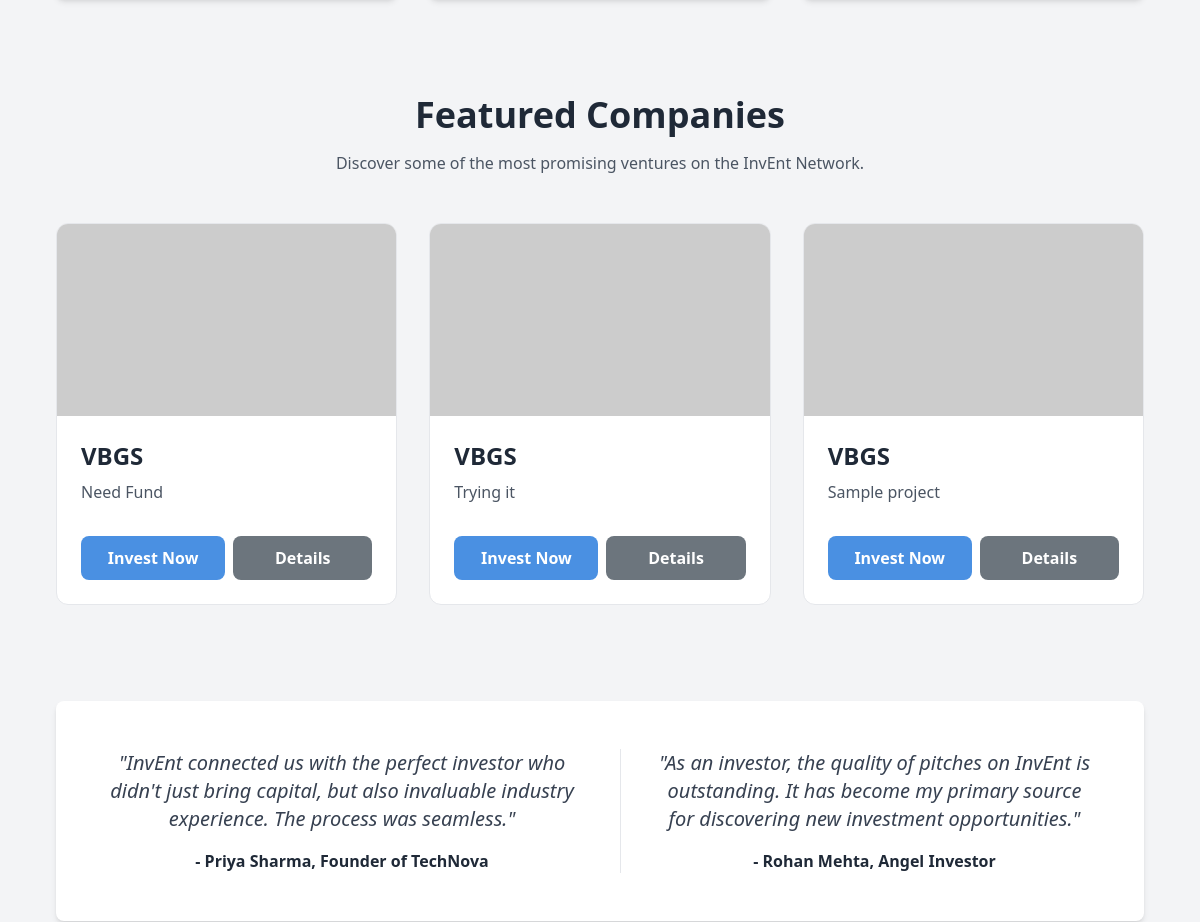
Before: / (middle part) with the older database file.
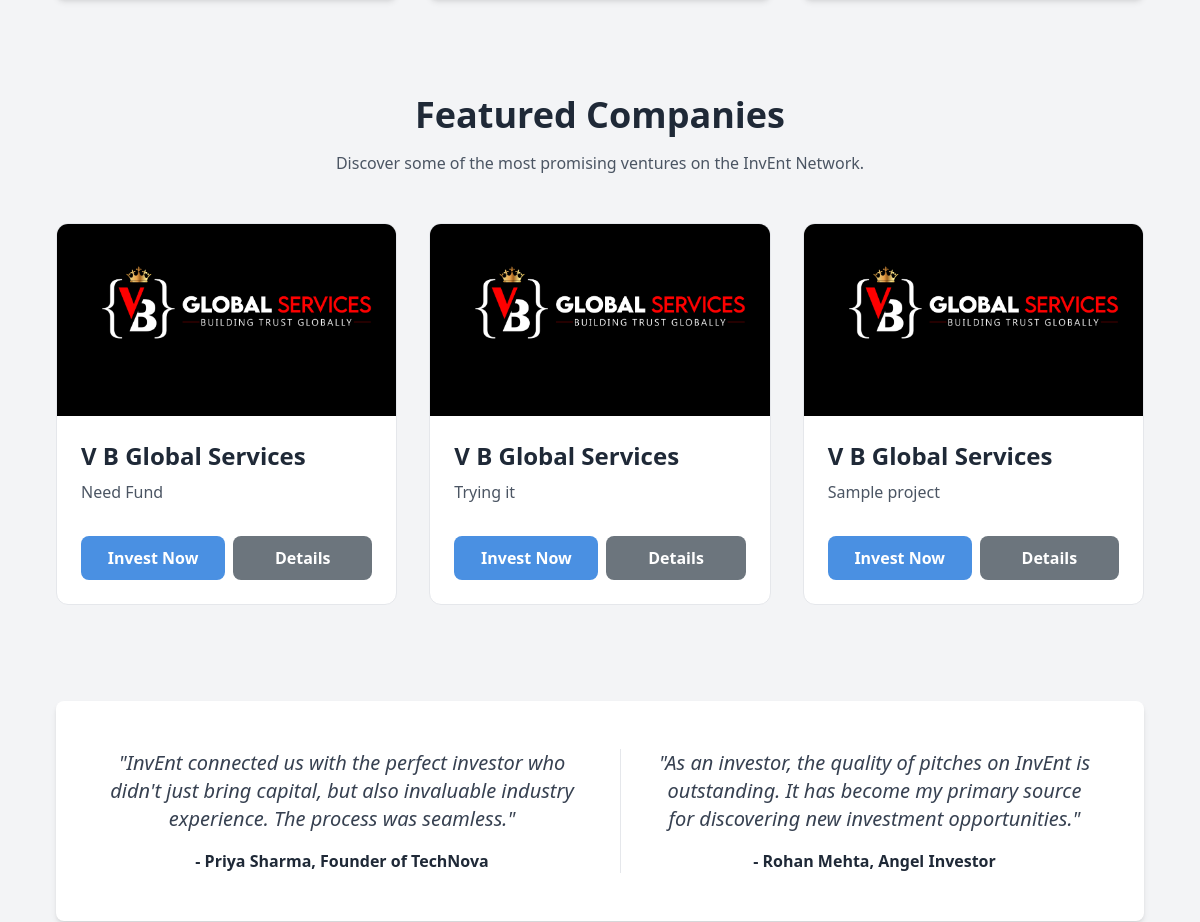
After: the same page with the newer database file.
### core/models.py (models this page shows, shortened)
class Pitch(models.Model):
    entrepreneur = models.ForeignKey(settings.AUTH_USER_MODEL, on_delete=models.CASCADE, related_name='pitches')
    title = models.CharField(max_length=200)
    summary = models.CharField(max_length=500, help_text="A short, compelling summary of your business.")
    details = models.TextField(help_text="Full details of your business pitch.")
    funding_amount = models.DecimalField(max_digits=12, decimal_places=2, help_text="How much funding are you asking for?")
    created_at = models.DateTimeField(auto_now_add=True)

class EntrepreneurProfile(models.Model):
    user = models.OneToOneField(User, on_delete=models.CASCADE, primary_key=True, related_name='entrepreneur_profile')
    company_name = models.CharField(max_length=255, blank=True)
    company_logo = models.ImageField(upload_to='company_logos/', blank=True, null=True, help_text="Upload your company's logo.")
    industry = models.CharField(max_length=100, blank=True)
    funding_sought = models.DecimalField(max_digits=12, decimal_places=2, null=True, blank=True)
    business_plan = models.TextField(blank=True, help_text="Provide a detailed business plan.")
    company_details = models.TextField(blank=True, null=True, help_text="Detailed information about your company, mission, and team.")

### core/views.py (the view)
# urls.py: path('', views.home_view, name='home'),
def home_view(request):
    featured_pitches = Pitch.objects.select_related('entrepreneur__entrepreneur_profile').order_by('-created_at')[:3]
    context = {
        'featured_pitches': featured_pitches
    }
    return render(request, 'home.html', context)

### core/templatetags/custom_filters.py (called while the page is built)
@register.filter(name='indian_currency')
def indian_currency(value):
    try:
        s = str(float(value))
        integer_part, decimal_part = (s.split('.') + ['00'])[:2]
        decimal_part = decimal_part[:2].ljust(2, '0')
        integer_part = re.sub(r'(\d)(?=(\d\d)+\d$)', r'\1,', integer_part)
        return f"₹{integer_part}.{decimal_part}"
    except (ValueError, TypeError):
        return value

### templates/home.html (shortened to what this page needs)
{% extends 'base.html' %}
{% load static %}
{% load custom_filters %}
{% block content %}
<div>
    <section class="mt-24">
        <div class="text-center mb-12">
            <h2 class="text-4xl font-bold text-gray-800">Featured Companies</h2>
            <p class="mt-4 text-gray-600">Discover some of the most promising ventures on the InvEnt Network.</p>
        </div>
        <div class="grid md:grid-cols-3 gap-8">
            {% for pitch in featured_pitches %}
                <div class="featured-card">
                    {% if pitch.entrepreneur.entrepreneur_profile.company_logo %}
                        <img src="{{ pitch.entrepreneur.entrepreneur_profile.company_logo.url }}" alt="{{ pitch.entrepreneur.entrepreneur_profile.company_name }} Logo" class="w-full h-48 object-cover">
                    {% else %}
                        <img src="https://placehold.co/600x400/34495E/FFFFFF?text={{ pitch.entrepreneur.entrepreneur_profile.company_name|urlencode }}" alt="{{ pitch.entrepreneur.entrepreneur_profile.company_name }} Logo" class="w-full h-48 object-cover">
                    {% endif %}
                    <div class="p-6">
                        <h3 class="text-2xl font-bold text-gray-800 mb-2">{{ pitch.entrepreneur.entrepreneur_profile.company_name }}</h3>
                        <p class="text-gray-600 mb-6 h-8 overflow-hidden">{{ pitch.summary }}</p>
                        <div class="flex items-center gap-2">
                            <a href="{% url 'pitch_detail' pitch.id %}" class="btn btn-primary w-full text-center">Invest Now</a>
                            <a href="{% url 'pitch_detail' pitch.id %}" class="btn btn-secondary w-full text-center">Details</a>
                        </div>
                    </div>
                </div>
            {% empty %}
                <p class="md:col-span-3 text-center text-gray-500">No companies have submitted a pitch yet. Check back soon!</p>
            {% endfor %}
        </div>
    </section>
    <section class="bg-white p-12 rounded-lg shadow-md mt-24">
        <div class="grid md:grid-cols-2 gap-10 text-center">
            <div>
                <blockquote class="text-xl italic text-gray-700">"InvEnt connected us with the perfect investor who didn't just bring capital, but also invaluable industry experience. The process was seamless."</blockquote>
                <p class="mt-4 font-bold text-gray-800">- Priya Sharma, Founder of TechNova</p>
            </div>
            <div class="border-t md:border-t-0 md:border-l border-gray-200 pt-8 md:pt-0 md:pl-8">
                <blockquote class="text-xl italic text-gray-700">"As an investor, the quality of pitches on InvEnt is outstanding. It has become my primary source for discovering new investment opportunities."</blockquote>
                <p class="mt-4 font-bold text-gray-800">- Rohan Mehta, Angel Investor</p>
            </div>
        </div>
    </section>
</div>
{% endblock %}

### templates/base.html (shortened to what this page needs)
{% load static %}
<!DOCTYPE html>
<html lang="en" class="h-full">
<head>
    <script src="https://cdn.tailwindcss.com"></script>
    <link rel="stylesheet" href="{% static 'css/custom.css' %}">
</head>
<body class="bg-gray-100 flex flex-col min-h-screen font-sans">
    <main class="flex-grow py-10">
        <div class="max-w-6xl mx-auto px-4 sm:px-6 lg:px-8">
            {% block content %}
            {% endblock %}
        </div>
    </main>
</body>
</html>

### static/css/custom.css (style rules this page uses)
:root { --primary-blue: #4A90E2; --dark-slate: #34495E; --bright-green: #2ECC71; --danger-red: #E74C3C; --light-gray: #f4f7f6; --text-color: #4A4A4A; --border-color: #e2e8f0; }
body { background-color: var(--light-gray); font-family: 'Poppins', sans-serif; color: var(--text-color); }
.btn { padding: 10px 24px; border-radius: 8px; font-weight: 600; text-align: center; transition: all 0.2s ease-in-out; border: none; cursor: pointer; }
.btn-primary { background-color: var(--primary-blue); color: white; }
.btn-secondary { background-color: #e2e8f0; color: var(--dark-slate); }
.featured-card { background-color: white; border: 1px solid #e5e7eb; border-radius: 0.75rem; overflow: hidden; transition: all 0.3s ease-in-out; display: flex; flex-direction: column; }
.featured-card .p-6 { flex-grow: 1; display: flex; flex-direction: column; justify-content: space-between; }
.btn-secondary { background-color: #6c757d; color: white; padding: 10px 20px; border-radius: 8px; font-weight: bold; transition: background-color 0.3s; text-decoration: none; }

Changed rows visible on the page:
changed through a linked row, Pitch "Need Fund": entrepreneur.entrepreneur_profile.company_logo: picture added; entrepreneur.entrepreneur_profile.company_name "VBGS" → "V B Global Services"; company_logo: picture removed
changed through a linked row, Pitch "Trying it": entrepreneur.entrepreneur_profile.company_logo: picture added; entrepreneur.entrepreneur_profile.company_name "VBGS" → "V B Global Services"; company_logo: picture removed
changed through a linked row, Pitch "Sample project": entrepreneur.entrepreneur_profile.company_logo: picture added; entrepreneur.entrepreneur_profile.company_name "VBGS" → "V B Global Services"; company_logo: picture removed
